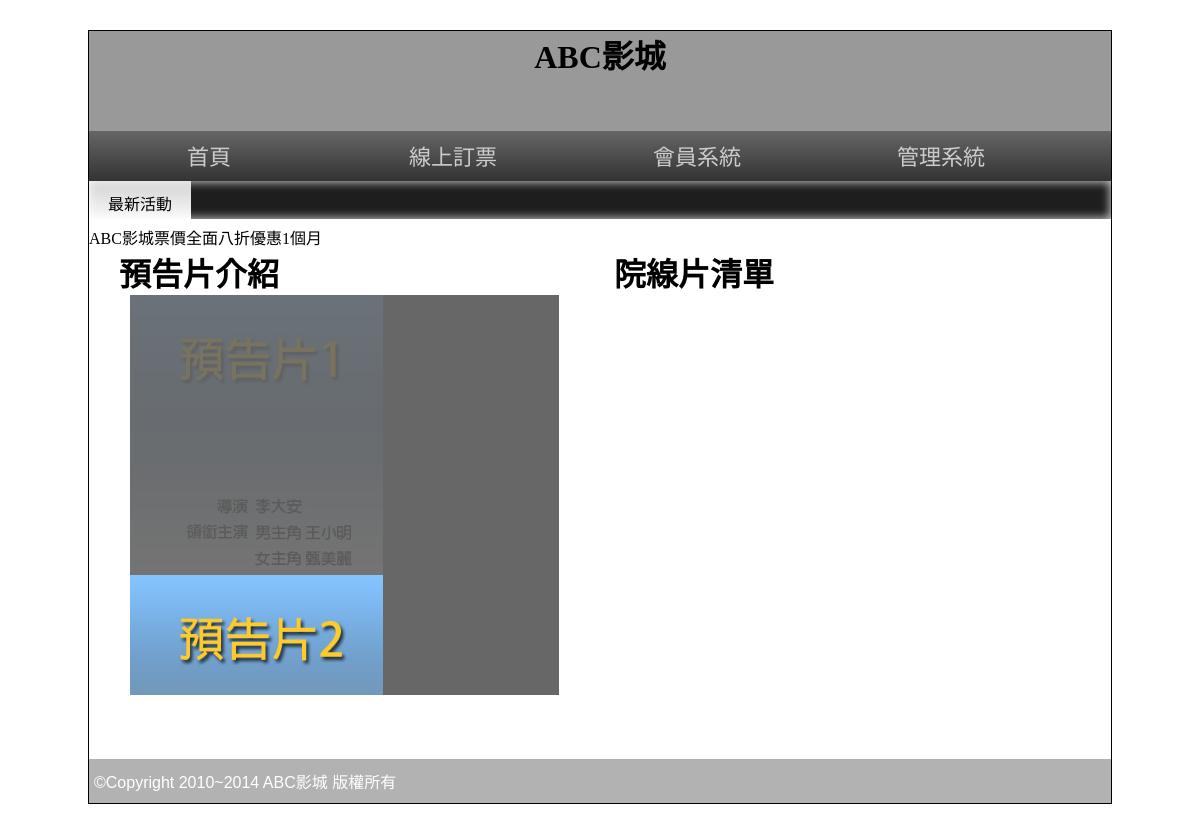
Before: / with the older database file.
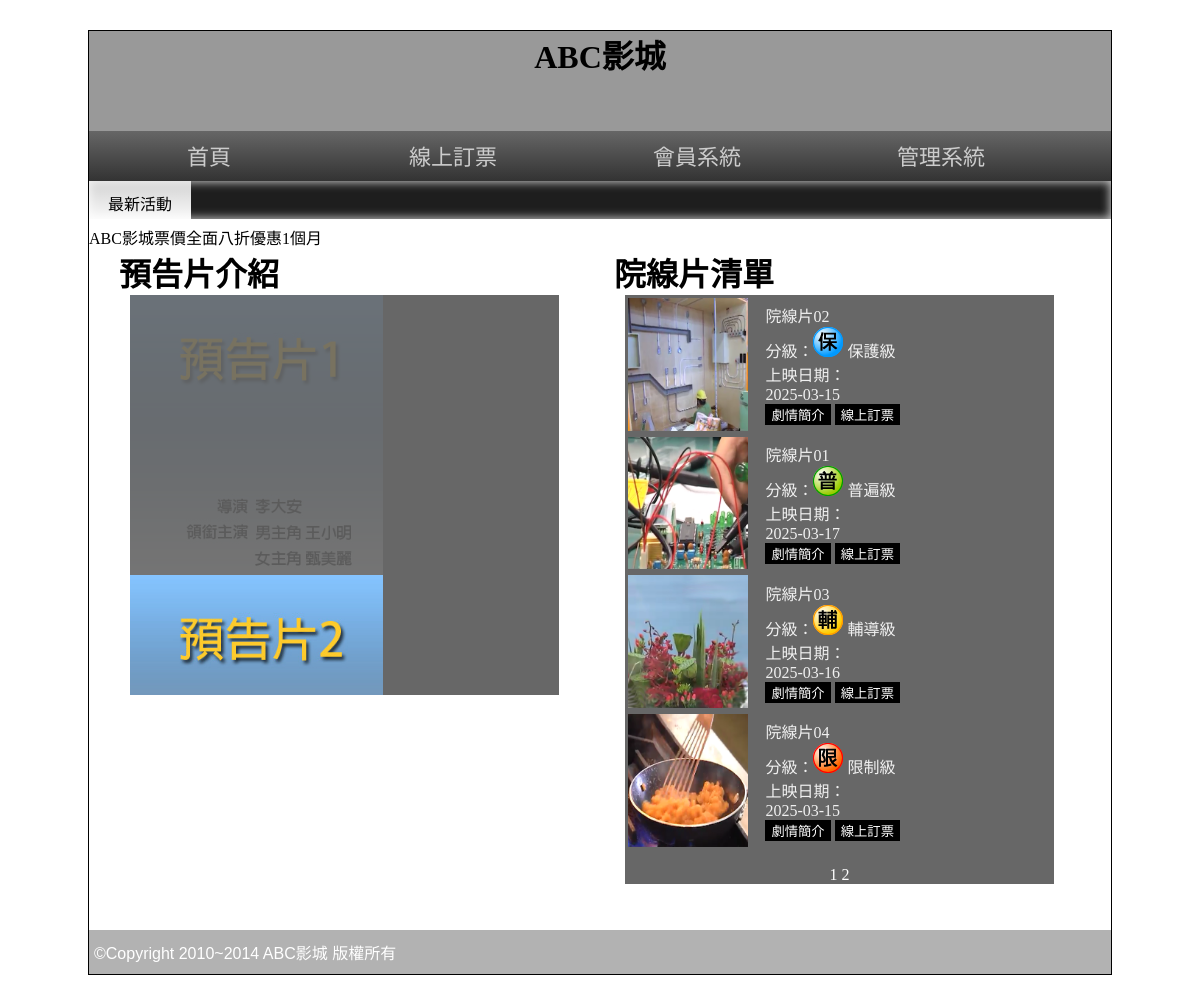
After: the same page with the newer database file.
### tables this page shows
CREATE TABLE `poster` (
  `id` int(10) UNSIGNED NOT NULL,
  `poster` text NOT NULL,
  `name` text NOT NULL,
  `ani` int(1) UNSIGNED NOT NULL DEFAULT 1,
  `rank` int(10) UNSIGNED NOT NULL,
  `sh` int(1) UNSIGNED NOT NULL DEFAULT 1
);

CREATE TABLE `movie` (
  `id` int(10) UNSIGNED NOT NULL,
  `name` text NOT NULL,
  `rating` int(1) UNSIGNED NOT NULL,
  `length` int(10) UNSIGNED NOT NULL,
  `ondate` date NOT NULL,
  `publish` text NOT NULL,
  `director` text NOT NULL,
  `poster` text NOT NULL,
  `trailer` text NOT NULL,
  `intro` text NOT NULL,
  `sh` int(1) UNSIGNED NOT NULL DEFAULT 1,
  `rank` int(10) UNSIGNED NOT NULL
);

### api/db.php (called while the page is built, shortened)
<?php
class DB{
    protected $dbn="mysql:host=localhost;charset=utf8;dbname=db33";
    protected $pdo;
    protected $table;
    function __construct ($table){
        $this->pdo = new PDO($this->dbn,'root','');
        $this->table =$table;
    }
    function all(...$arg){
        $sql="Select * From `$this->table` ";
        if(!empty($arg[0])){
            if(is_array($arg[0])){
                $tmp=$this->a2s($arg[0]);
                $sql.=" Where ".join(" && ",$tmp);
            } else{
                $sql.=$arg[0];
            }
        }
        if(!empty($arg[1])){
            $sql.=$arg[1];
        }
        return $this->fetch_all($sql);
    }
    function count($where=[], $arg=''){
        return $this->math('count', '*', $where, $arg);
    }
    protected function math($math, $col='*', $where=[], $arg=''){
        $sql="Select $math($col) From `$this->table` ";
        if(!empty($where)){
            $tmp=$this->a2s($where);
            $sql.=" Where ".join(" && ",$tmp);
        }
        if(!empty($arg)){
            $sql.=$arg;
        }
        return $this->pdo->query($sql)->fetchColumn();
    }
    protected function fetch_all($sql){
        return $this->pdo->query($sql)->fetchAll(PDO::FETCH_ASSOC);
    }
    function a2s($array){
        $tmp=[];
        foreach($array as $key=>$value){
            $tmp[]="`$key` = '$value'";
        }
        return $tmp;
    }
}
$Poster= new DB('poster');
$Movie= new DB('movie');
?>

### front/main.php (the view, shortened to what this page needs)
<div class="half" style="vertical-align:top;">
    <h1>預告片介紹</h1>
    <div class="rb tab" style="width:95%;">
        <div id="abgne-block-20111227">
            <div class="shows">
                <?php
                    $rows = $Poster->all(['sh'=>1], "Order by `rank`");
                    foreach($rows as $idx=>$row):
                ?>
                <div class="show" data-ani="<?= $row['ani'];?>">
                        <img src="./upload/<?= $row['poster'];?>" alt="" height=280px>
                </div>
                <?php endforeach; ?>
            </div>
        </div>
    </div>
</div>
<div class="half">
    <h1>院線片清單</h1>
    <div class="rb tab" style="width:95%;">
        <div class="movies">
            <?php
                $item=4;
                $page=$_GET['page']??1;
                $start=$item*($page-1);
                $today=date("Y-m-d");
                $ondate=date("Y-m-d", strtotime("$today - 2 days"));
                $rows= $Movie -> all(['sh'=>1], " AND `ondate` Between '$ondate' AND '$today' Order by `rank` limit $start, $item");
                foreach($rows as $idx=>$row):
            ?>
            <table class="movie">
                <tr>
                    <td width=32%><img src="./upload/<?= $row['poster'];?>" alt="" width=90%></td>
                    <td>
                        <?=$row['name'];?>
                        <br>
                        分級：<img src="./icon/03C0<?=$row['rating'];?>.png" alt=""> <?=DB::$rating[$row['rating']];?>
                        <br>
                        上映日期：<br><?=$row['ondate'];?>
                        <br>
                        <input type="button" value="劇情簡介" onclick="lof('?do=intro&id=<?=$row['id'];?>')">
                        <input type="button" value="線上訂票" onclick="lof('?do=order&id=<?=$row['id'];?>')">
                    </td>
                </tr>
            </table>
            <?php endforeach; ?>
        </div>
        <p>
            <div class="ct a">
                    <?php
                    $n = $Movie -> count(['sh'=>1], "AND `ondate` Between '$ondate' AND '$today' Order by `rank`");
                    $end = ceil($n/$item);
                    for($i=1; $i<=$end; $i++){
                        echo "<a href='?page=$i'> $i </a>";
                    };
                    ?>
            </div>
        </p>
    </div>
</div>

### index.php (shortened to what this page needs)
<?php include_once "./api/db.php"; ?>
<!DOCTYPE html
    PUBLIC "-//W3C//DTD XHTML 1.0 Transitional//EN" "http://www.w3.org/TR/xhtml1/DTD/xhtml1-transitional.dtd">
<html xmlns="http://www.w3.org/1999/xhtml">
<head>
    <link rel="stylesheet" href="css/css.css">
    <link href="css/s2.css" rel="stylesheet" type="text/css">
</head>
<body>
    <div id="main">
        <div id="top" class="ct" style=" background:#999 center; background-size:cover; " title="替代文字">
            <h1>ABC影城</h1>
        </div>
        <div id="top2">
            <a href="./index.php">首頁</a>
            <a href="./index.php?do=order">線上訂票</a>
            <a href="#">會員系統</a>
            <a href="./index.php?do=login">管理系統</a>
        </div>
        <div id="text"> <span class="ct">最新活動</span>
            <marquee direction="right">
                ABC影城票價全面八折優惠1個月
            </marquee>
        </div>
        <div id="mm">
            <?php
                $do=$_GET['do']??'main';
                include "./front/$do.php";
            ?>
        </div>
        <div id="bo"> ©Copyright 2010~2014 ABC影城 版權所有 </div>
    </div>
</body>
</html>

### css/css.css (style rules this page uses)
body { background: url(../icon/b.png); font-family: 微軟正黑體; }
input[type='button'], input[type='submit'], input[type='reset'], button, .button { background: #000; color: #fff; border: none; cursor: pointer; text-decoration: none; }
#main { width: 1022px; min-height: 766px; border: #000 1px solid; margin: 30px auto 10px auto; }
#top { display: block; height: 100px; }
#top2 { display: block; height: 50px; background: -webkit-linear-gradient(top, #666, #333); background: -ms-linear-gradient(top, #666, #333); background: -moz-linear-gradient(top, #666, #333); background: linear-gradient(top, #666, #333); }
#top2 a { display: inline-block; width: 200px; padding: 12px 20px 12px 20px; text-align: center; color: #ccc; text-decoration: none; font: normal 22px/26px Open Sans, '微軟正黑體'; transition: all ease-in .3s; }
#text { display: block; height: 38px; box-shadow: #CCC 0px 0px 10px 1px inset; background-color: #1e1e1e; }
#text span { width: 10%; display: inline-block; padding: 10px 0px 10px 0px; vertical-align: top; background: -ms-linear-gradient(top, rgba(255, 255, 255, 0.8), rgba(255, 255, 255, 1)); background: -webkit-linear-gradient(top, rgba(255, 255, 255, 0.8), rgba(255, 255, 255, 1)); background: -moz-linear-gradient(top, rgba(255, 255, 255, 0.8), rgba(255, 255, 255, 1)); background: linear-gradient(top, rgba(255, 255, 255, 0.8), rgba(255, 255, 255, 1)); }
#mm { padding: 10px; min-height: 520px; }
#bo { padding: 10px 5px 10px 5px; min-height: 20px; display: block; color: #FFF; font-family: Arial, Helvetica, sans-serif, '微軟正黑體'; font-weight: 500; background: rgba(0, 0, 0, 0.3); }
.ct { text-align: center; }
.half { width: 45%; display: inline-block; padding: 2%; }
.rb { background: rgba(39, 39, 39, 0.7); color: rgba(255, 255, 255, 0.9); }
.tab { width: 80%; display: block; margin-left: auto; margin-right: auto; }
h1, h2, h3, h4, h5, h6 { margin: 0; }
.a a { color: #FFF; text-decoration: none; }

### css/s2.css (style rules this page uses)
#abgne-block-20111227 { width: 420px; height: 400px; position: relative; overflow: hidden; }

Changed rows visible on the page:
now on this page (row edited): movie: poster (picture), name "院線片02", shows a picture, rating "保護級", ondate "2025-03-15"
now on this page (row edited): movie: poster (picture), name "院線片01", shows a picture, rating "普遍級", ondate "2025-03-17"
now on this page (row edited): movie: poster (picture), name "院線片03", shows a picture, rating "輔導級", ondate "2025-03-16"
now on this page (row edited): movie: poster (picture), name "院線片04", shows a picture, rating "限制級", ondate "2025-03-15"
Other visible differences:
new list line: "1"
new list line: "2"
